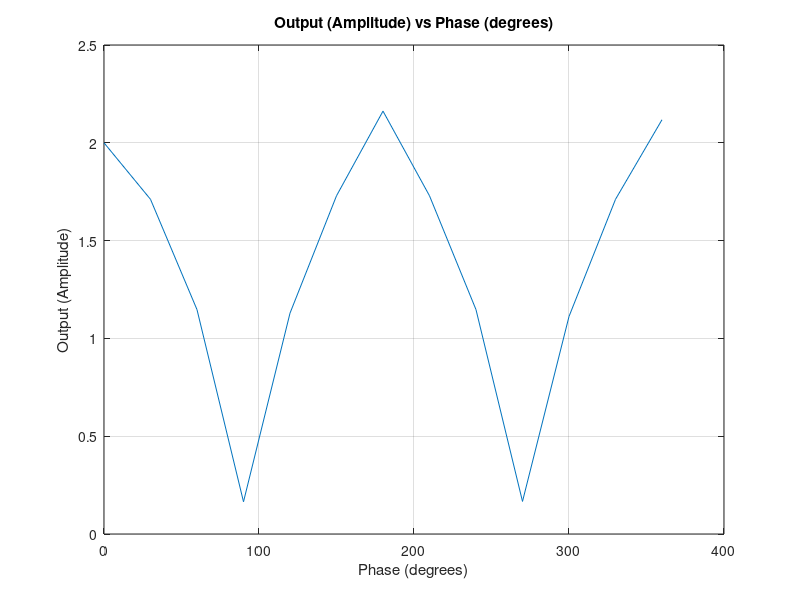

Write MATLAB code to recreate this figure.
%% Use MATLAB to plot Table 1
x = [0,30,60,90,120,150,180,210,240,270,300,330,360];
y = [2.0,1.711,1.147,0.1648,1.129,1.729,2.162,1.729,1.147,0.1665,...
    1.112,1.711,2.118];
plot(x,y);
title('Output (Amplitude) vs Phase (degrees)');
xlabel('Phase (degrees)');
ylabel('Output (Amplitude)');
grid on
